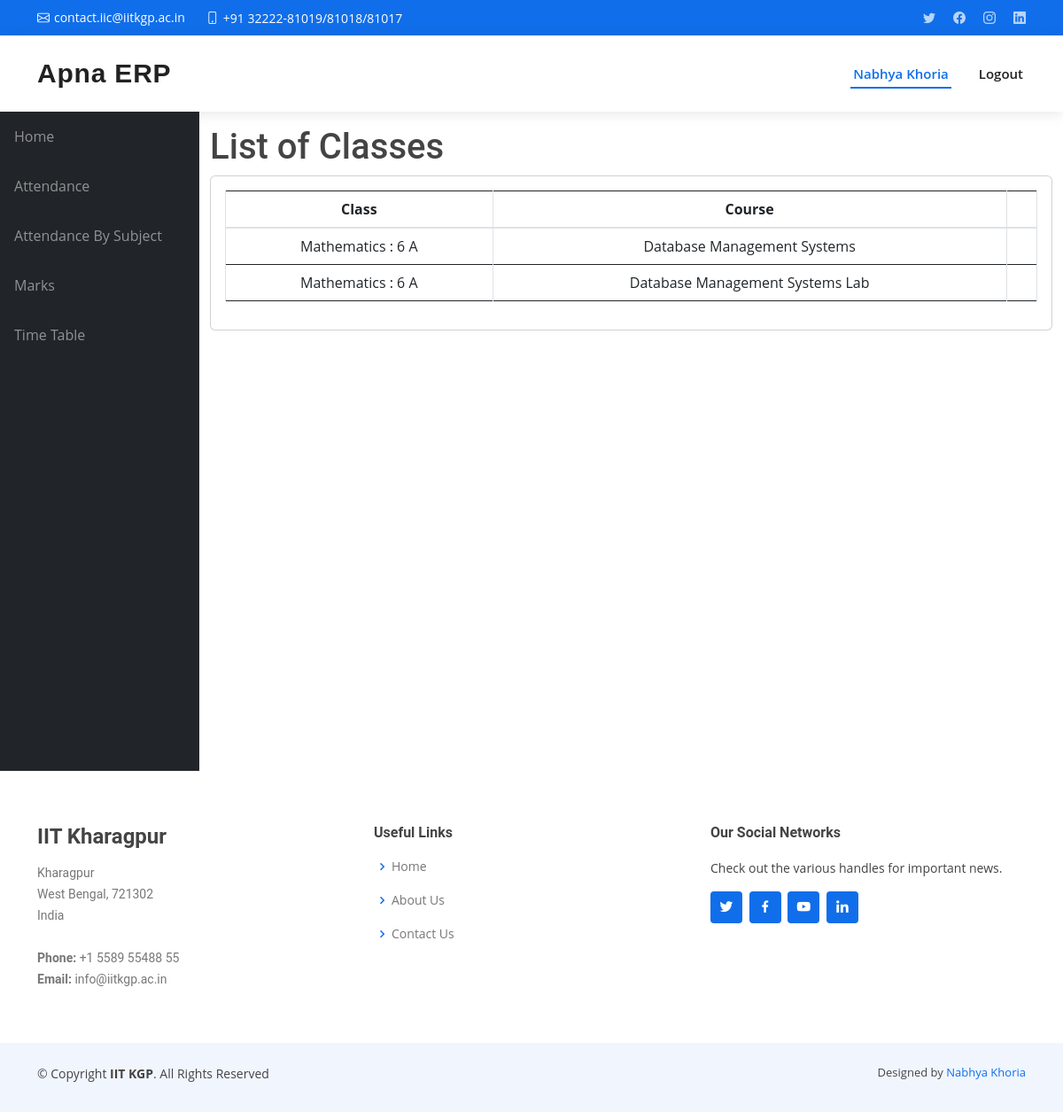
The app's page /teacher/ma001/42/Classes/ (signed in) with its own data.
### info/models.py (models this page shows, shortened)
class User(AbstractUser):
    @property
    def is_student(self):
        if hasattr(self, 'student'):
            return True
        return False

class Student(models.Model):
    user = models.OneToOneField(User, on_delete=models.CASCADE, null=True)
    class_id = models.ForeignKey(Class, on_delete=models.CASCADE, default=1)
    USN = models.CharField(primary_key='True', max_length=100)
    name = models.CharField(max_length=200)
    sex = models.CharField(max_length=50, choices=sex_choice, default='Male')
    DOB = models.DateField(default='1998-01-01')

class Assign(models.Model):
    class_id = models.ForeignKey(Class, on_delete=models.CASCADE)
    course = models.ForeignKey(Course, on_delete=models.CASCADE)
    teacher = models.ForeignKey(Teacher, on_delete=models.CASCADE)
    class Meta:
        unique_together = (('course', 'class_id', 'teacher'),)

class Class(models.Model):
    id = models.CharField(primary_key='True', max_length=100)
    dept = models.ForeignKey(Dept, on_delete=models.CASCADE)
    section = models.CharField(max_length=100)
    sem = models.IntegerField()
    class Meta:
        verbose_name_plural = 'classes'
    def __str__(self):
        d = Dept.objects.get(name=self.dept)
        return '%s : %d %s' % (d.name, self.sem, self.section)

class Dept(models.Model):
    id = models.CharField(primary_key='True', max_length=100)
    name = models.CharField(max_length=200)
    def __str__(self):
        return self.name

class Course(models.Model):
    dept = models.ForeignKey(Dept, on_delete=models.CASCADE)
    id = models.CharField(primary_key='True', max_length=50)
    name = models.CharField(max_length=50)
    shortname = models.CharField(max_length=50, default='X')
    def __str__(self):
        return self.name

### info/views.py (the view)
@login_required
def t_clas(request, teacher_id, choice):
    teacher1 = get_object_or_404(Teacher, id=teacher_id)
    return render(request, 'info/t_clas.html', {'teacher1': teacher1, 'choice': choice})

### info/templates/info/t_clas.html (shortened to what this page needs)
{% extends 'info/base.html' %}
{% block content %}
    <h1>List of Classes</h1>
    <div class="card mb-4">
            <div class="card-body">
              <div class="table-responsive">
                <table class="table table-bordered text-center" id="dataTable" width="100%" cellspacing="0">
                  <thead>
                    <tr>
                        <th>Class</th>
                        <th>Course</th>
                        <th></th>
                    </tr>
                  </thead>
                  <tbody>
                    {% for ass in teacher1.assign_set.all %}
                    <tr>
                        <td>{{ ass.class_id }}</td>
                        <td>{{ ass.course }}</td>
                        <td>
                        </td>
                    </tr>
                    {% empty %}
                            <p>teacher has no courses</p>
                    {% endfor %}
                  </tbody>
                </table>
              </div>
              </div>
    </div>
{% endblock %}

### info/templates/info/base.html (shortened to what this page needs)
<!DOCTYPE html>
<html lang="en">
  <head>
      {% load static %}
    <link href="{% static '/info/bootstrap/vendor/bootstrap/css/bootstrap.min.css' %}" rel="stylesheet">
    <link href="{% static '/info/bootstrap/vendor/fontawesome-free/css/all.min.css' %}" rel="stylesheet" type="text/css">
    <link href="{% static '/info/bootstrap/vendor/datatables/dataTables.bootstrap4.css' %}" rel="stylesheet">
    <link href="{% static '/info/bootstrap/css/sb-admin.css' %}" rel="stylesheet">
<link href="{% static 'info/home/vendor/aos/aos.css' %}" rel="stylesheet">
<link href="{% static 'info/home/vendor/bootstrap/css/bootstrap.min.css' %}" rel="stylesheet">
<link href="{% static 'info/home/vendor/bootstrap-icons/bootstrap-icons.css' %}" rel="stylesheet">
<link href="{% static 'info/home/vendor/boxicons/css/boxicons.min.css' %}" rel="stylesheet">
<link href="{% static 'info/home/vendor/glightbox/css/glightbox.min.css' %}" rel="stylesheet">
<link href="{% static 'info/home/vendor/swiper/swiper-bundle.min.css' %}" rel="stylesheet">
<link href="{% static 'info/home/css/style.css' %}" rel="stylesheet">
  </head>
  <body id="page-top">
    <section id="topbar" class="d-flex align-items-center">
      <div class="container d-flex justify-content-center justify-content-md-between">
        <div class="contact-info d-flex align-items-center">
          <i class="bi bi-envelope d-flex align-items-center"><a href="mailto:contact@example.com">contact.iic@iitkgp.ac.in</a></i>
        <i class="bi bi-phone d-flex align-items-center ms-4"><span>+91 32222-81019/81018/81017</span></i>
        </div>
        <div class="social-links d-none d-md-flex align-items-center">
          <a href="#" class="twitter"><i class="bi bi-twitter"></i></a>
          <a href="#" class="facebook"><i class="bi bi-facebook"></i></a>
          <a href="#" class="instagram"><i class="bi bi-instagram"></i></a>
          <a href="#" class="linkedin"><i class="bi bi-linkedin"></i></i></a>
        </div>
      </div>
    </section>
    <header id="header" class="d-flex align-items-center" >
      <div class="container d-flex align-items-center justify-content-between">
        <h1 class="logo"><a href="{% url 'index' %}">Apna ERP</a></h1>
        <button class="btn btn-link btn-sm text-white order-1 order-sm-0" id="sidebarToggle" href="#">
          <i class="fas fa-bars"></i>
        </button>
        <nav id="navbar" class="navbar">
          <ul>
            <li><a class="nav-link  text-capitalize active" href="#">
            {% if request.user.is_student %}
                    {{ request.user.student.name }}
                {% elif request.user.is_teacher %}
                    {{ request.user.teacher.name }}
                {% endif %}
              </a></li>
            <li><a class="nav-link " href="#" data-toggle="modal" data-target="#logoutModal">Logout</a></li>
          </ul>
        </nav>
      </div>
    </header>
    <div id="wrapper">
      <ul class="sidebar navbar-nav">
            <li class="nav-item">
              <a class="nav-link" href="{% url 'index' %}">
                <span>Home</span>
              </a>
            </li>
        {% if request.user.is_student %}
            <li class="nav-item">
              <a class="nav-link" href="{% url 'attendance' request.user.student.USN %}">
                <span>Attendance</span>
              </a>
            </li>
            <li class="nav-item">
              <a class="nav-link" href="{% url 'attendance' request.user.student.USN %}">
                <span>Attendance By Subject</span>
              </a>
            </li>
            <li class="nav-item">
              <a class="nav-link" href="{% url 'marks_list' request.user.student.USN %}">
                <span>Marks</span>
              </a>
            </li>
              <li class="nav-item">
              <a class="nav-link" href="{% url 'timetable' request.user.student.class_id_id %}">
                <span>Time Table</span>
              </a>
            </li>
        {% endif %}
      </ul>
      <div id="content-wrapper">
        <div class="container-fluid">
            {% block content %}
            {% endblock %}
        </div>
      </div>
    </div>
    <footer id="footer">
    <div class="footer-top">
      <div class="container">
        <div class="row">
          <div class="col-lg-4 col-md-6 footer-contact">
            <h3>IIT Kharagpur</h3>
            <p>
              Kharagpur <br>
              West Bengal, 721302<br>
              India <br><br>
              <strong>Phone:</strong> +1 5589 55488 55<br>
              <strong>Email:</strong> info@iitkgp.ac.in<br>
            </p>
          </div>
          <div class="col-lg-4 col-md-6 footer-links">
            <h4>Useful Links</h4>
            <ul>
              <li><i class="bx bx-chevron-right"></i> <a href="{% url 'home' %}#hero">Home</a></li>
              <li><i class="bx bx-chevron-right"></i> <a href="{% url 'home' %}#about">About Us</a></li>
              <li><i class="bx bx-chevron-right"></i> <a href="{% url 'home' %}#contact">Contact Us</a></li>
            </ul>
          </div>
          <div class="col-lg-4 col-md-6 footer-links">
            <h4>Our Social Networks</h4>
            <p>Check out the various handles for important news.</p>
            <div class="social-links mt-3">
              <a href="https://twitter.com/IITKgp" class="twitter" target="_blank"><i class="bx bxl-twitter"></i></a>
              <a href="https://www.facebook.com/IITKgp/" class="facebook" target="_blank"><i class="bx bxl-facebook"></i></a>
              <a href="https://www.youtube.com/@IITKharagpurOnline" class="google-plus" target="_blank"><i class="bx bxl-youtube"></i></a>
              <a href="https://www.linkedin.com/school/indian-institute-of-technology-kharagpur/" class="linkedin" target="_blank"><i class="bx bxl-linkedin"></i></a>
            </div>
          </div>
        </div>
      </div>
    </div>
    <div class="container py-4">
      <div class="copyright">
        &copy; Copyright <strong><span>IIT KGP</span></strong>. All Rights Reserved
      </div>
      <div class="credits">
        Designed by <a href="https://linkedin.com/in/nabhya-khoria-30a601218/" target="_blank">Nabhya Khoria</a>
      </div>
    </div>
  </footer>
  </body>
</html>

### info/static/info/home/css/style.css (style rules this page uses)
body { font-family: "Open Sans", sans-serif; color: #444444; overflow-x: hidden; }
a { color: #106eea; text-decoration: none; }
h1, h2, h3, h4, h5, h6 { font-family: "Roboto", sans-serif; }
#topbar { background: #106eea; height: 40px; font-size: 14px; transition: all 0.5s; color: #fff; padding: 0; }
#topbar .contact-info i { font-style: normal; color: #fff; }
#topbar .contact-info i a, #topbar .contact-info i span { padding-left: 5px; color: #fff; }
#topbar .contact-info i a { line-height: 0; transition: 0.3s; transition: 0.3s; }
#topbar .social-links a { color: rgba(255, 255, 255, 0.7); line-height: 0; transition: 0.3s; margin-left: 20px; }
#header { background: #fff; transition: all 0.5s; z-index: 997; height: 86px; box-shadow: 0px 2px 15px rgba(0, 0, 0, 0.1); }
#header .logo { font-size: 30px; margin: 0; padding: 0; line-height: 1; font-weight: 600; letter-spacing: 0.8px; font-family: "Poppins", sans-serif; }
#header .logo a { color: #222222; }
.navbar { padding: 0; }
.navbar ul { margin: 0; padding: 0; display: flex; list-style: none; align-items: center; }
.navbar li { position: relative; }
.navbar>ul>li { white-space: nowrap; padding: 10px 0 10px 28px; }
.navbar a, .navbar a:focus { display: flex; align-items: center; justify-content: space-between; padding: 0 3px; font-size: 15px; font-weight: 600; color: #222222; white-space: nowrap; transition: 0.3s; position: relative; }
.navbar>ul>li>a:before { content: ""; position: absolute; width: 100%; height: 2px; bottom: -6px; left: 0; background-color: #106eea; visibility: hidden; width: 0px; transition: all 0.3s ease-in-out 0s; }
.navbar a:hover:before, .navbar li:hover>a:before, .navbar .active:before { visibility: visible; width: 100%; }
.navbar a:hover, .navbar .active, .navbar .active:focus, .navbar li:hover>a { color: #106eea; }
section { padding: 60px 0; overflow: hidden; }
#footer { background: #fff; padding: 0 0 30px 0; color: #444444; font-size: 14px; background: #f1f6fe; }
#footer .footer-top { padding: 60px 0 30px 0; background: #fff; }
#footer .footer-top .footer-contact { margin-bottom: 30px; }
#footer .footer-top .footer-contact h3 { font-size: 24px; margin: 0 0 15px 0; padding: 2px 0 2px 0; line-height: 1; font-weight: 700; }
#footer .footer-top .footer-contact p { font-size: 14px; line-height: 24px; margin-bottom: 0; font-family: "Roboto", sans-serif; color: #777777; }
#footer .footer-top h4 { font-size: 16px; font-weight: bold; color: #444444; position: relative; padding-bottom: 12px; }
#footer .footer-top .footer-links { margin-bottom: 30px; }
#footer .footer-top .footer-links ul { list-style: none; padding: 0; margin: 0; }
#footer .footer-top .footer-links ul i { padding-right: 2px; color: #106eea; font-size: 18px; line-height: 1; }
#footer .footer-top .footer-links ul li { padding: 10px 0; display: flex; align-items: center; }
#footer .footer-top .footer-links ul li:first-child { padding-top: 0; }
#footer .footer-top .footer-links ul a { color: #777777; transition: 0.3s; display: inline-block; line-height: 1; }
#footer .footer-top .social-links a { font-size: 18px; display: inline-block; background: #106eea; color: #fff; line-height: 1; padding: 8px 0; margin-right: 4px; border-radius: 4px; text-align: center; width: 36px; height: 36px; transition: 0.3s; }
#footer .copyright { text-align: center; float: left; }
#footer .credits { float: right; text-align: center; font-size: 13px; color: #444444; }

### records on screen
User: user.student.name "Nabhya Khoria"
Assign: class_id "Mathematics : 6 A", course "Database Management Systems"
Assign: class_id "Mathematics : 6 A", course "Database Management Systems Lab"
